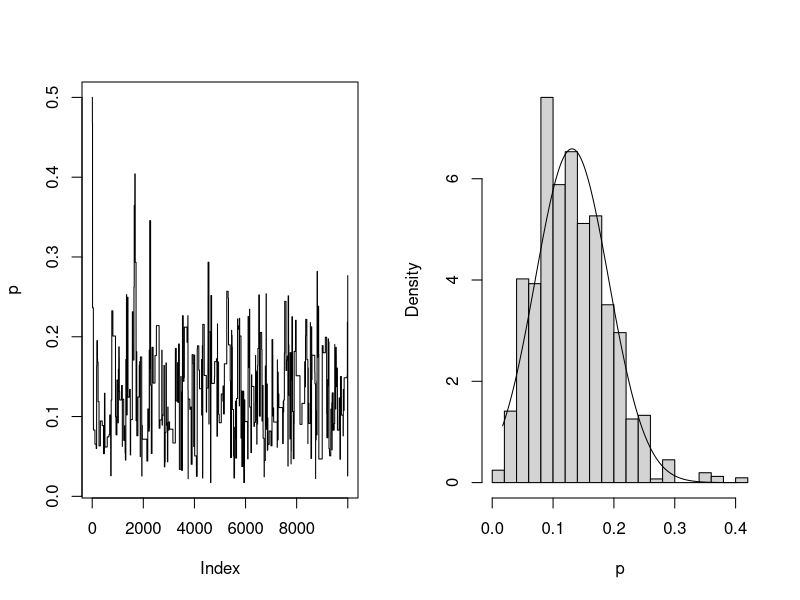

R code for this plot:
####   例 6.5.5 独立抽样--混合正态模型
rm(list=ls())
m <- 10000  #length of chain
xt <- numeric(m)
p <- .2                #mixing parameter
n <- 30               #sample size
mu <- c(0, 5)      #parameters of the normal densities
sigma <- c(1, 1)

sigma_p = c(0.5,1,2,4,.8) #variance of the proposal distribution

# generate the observed sample
i <- sample(1:2, size=n, replace=TRUE, prob=c(p, 1-p))
x <- rnorm(n, mu[i], sigma[i])

# generate the independence sampler chain
u <- runif(m)
xt[1] <- .5
k=0
for (i in 2:m) {
  y <- rnorm(1, xt[i-1], sigma_p[3])
  fy <- y * dnorm(x, mu[1], sigma[1]) +
    (1-y) * dnorm(x, mu[2], sigma[2])
  fx <- xt[i-1] * dnorm(x, mu[1], sigma[1]) +
    (1-xt[i-1]) * dnorm(x, mu[2], sigma[2])
  
  r <-  exp((y-xt[i-1])^2 / 2*(sigma_p[3])) * prod(fy / fx)
  
  if (u[i] <= r) xt[i] <- y else
    xt[i] <- xt[i-1]
  k=k+1
}

# plot for convergence diagnostic purpose
par(mfrow=c(1,2))
plot(xt, type="l", ylab="p")
hist(xt[1001:m], main="", xlab="p", prob=TRUE)

z = seq(min(xt[1001:m]),max(xt[1001:m]),length=1000)
lines(z,dnorm(z,mean(xt[1001:m]),sd(xt[1001:m])))

print(mean(xt[1001:m]))
print(var(xt[1001:m]))
print(k)/m